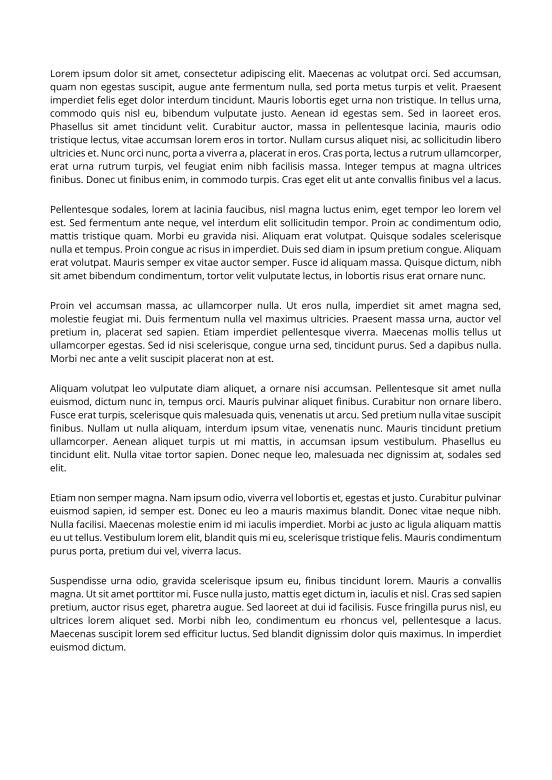
#> input picture task-B/project-files-B/001.png, 1654 x 2339 px, found by its file name (shown at 1/3 size)
$ python task-B.py
#> lines starting #> are read from the running program, lines starting #| are printed output that depends on the picture; after the words box and inside, x2 and y2 are one past the last pixel; in counts of white or black regions, pixels touching at a corner belong together
import cv2
import numpy as np

# Removes table regions from a binary image based on pixel density analysis
def remove_table(binary_image, table_density_threshold=0.8):
    height, width = binary_image.shape

    # Count white pixels in each row to identify dense regions (likely tables)
    horizontal_histogram = np.sum(binary_image == 255, axis=1)

    # Identify rows that exceed the density threshold (probable table rows)
    table_rows = np.where(horizontal_histogram > table_density_threshold * width)[0]

    # Create a mask marking table regions
    table_mask = np.zeros_like(binary_image)
    if len(table_rows) > 0:
        # Mark the entire region between first and last table row
        table_mask[table_rows.min():table_rows.max(), :] = 255

    # Remove table regions from the original image
    non_table_image = cv2.bitwise_and(binary_image, cv2.bitwise_not(table_mask))
    return non_table_image, table_mask

# Detects text columns in a binary image based on vertical whitespace
def column_detection(binary_image, min_column_width=50):
    # Count white pixels in each column
    vertical_histogram = np.sum(binary_image == 255, axis=0)

    # Find completely empty vertical spaces (potential column separators)
    column_gaps = np.where(vertical_histogram == 0)[0]

    # Identify column boundaries based on gaps
    column_boundaries = []
    prev_gap = 0
    for gap in column_gaps:
        if gap - prev_gap > min_column_width:  # Ensure minimum column width
            column_boundaries.append((prev_gap, gap))
        prev_gap = gap

    # Add the last column if it extends to the image edge
    if prev_gap < binary_image.shape[1]:
        column_boundaries.append((prev_gap, binary_image.shape[1]))
    return column_boundaries

# Detects paragraphs within a column by analyzing vertical spacing between text lines
def paragraph_detection(column_image, max_gap=30, table_mask=None):
    height, _ = column_image.shape
    # Count white pixels in each row to find text lines
    horizontal_histogram = np.sum(column_image == 255, axis=1)
    text_rows = np.where(horizontal_histogram > 0)[0]
    # Group text rows into paragraphs based on vertical gaps
    paragraphs = []
    current_paragraph = []

    # Build paragraphs by analyzing gaps between consecutive text rows
    for i in range(len(text_rows)):
        if not current_paragraph:
            current_paragraph.append(text_rows[i])
        else:
            gap = text_rows[i] - text_rows[i - 1]
            # If lines close enough to be in same paragraph
            if gap <= max_gap:
                current_paragraph.append(text_rows[i])
            # Gap too large, start new paragraph
            else:
                paragraphs.append(current_paragraph)
                current_paragraph = [text_rows[i]]

    # Refine paragraph boundaries and filter out table regions
    if current_paragraph:
        paragraphs.append(current_paragraph)
    refined_paragraphs = []
    for paragraph in paragraphs:
        top = paragraph[0]
        bottom = paragraph[-1]
        # Skip paragraphs that intersect with tables
        if table_mask is not None:
            table_intersection = np.any(table_mask[max(0, top - 30):min(height, bottom + 30), :] == 255)
            if table_intersection:
                continue

        # Add padding to paragraph boundaries
        refined_paragraphs.append((max(0, top - 30), min(height, bottom + 30)))
    return refined_paragraphs

# Main function to process multiple images, detecting and extracting paragraphs from columns.
def extract_paragraphs(image_paths, output_dir="task-B/paragraphs"):
#> called with output_dir = 'task-B/paragraphs'
    for image_path in image_paths:
        base_name = image_path.split('/')[-1].split('.')[0]

        # Load and binarize the image
        image = cv2.imread(image_path, cv2.IMREAD_GRAYSCALE)
#> image is the input picture: shape (2339, 1654); min 0, max 255, mean 239.1
        if image is None:
            print(f"Could not read the image at {image_path}")
            continue

        # Convert to binary image (white text on black background)
        _, binary_image = cv2.threshold(image, 127, 255, cv2.THRESH_BINARY_INV)
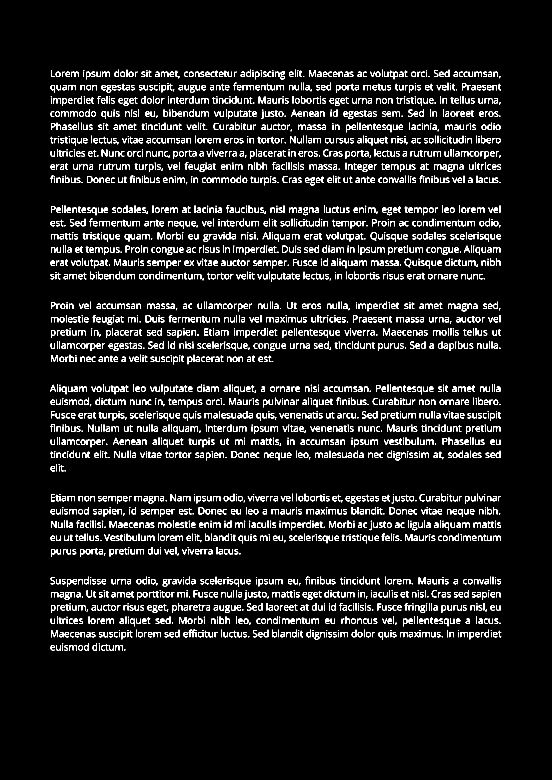
#> binary_image: shape (2339, 1654) (shown at 1/3 size); 6% white in thin lines or dots, all inside (x1, y1, x2, y2) = (150, 209, 1504, 1952)

        # Remove table regions
        non_table_image, table_mask = remove_table(binary_image)
#> in remove_table, `horizontal_histogram = np.sum(binary_image == 255, axis=1)`: horizontal_histogram = 2339 values, max 704 at index 1897, min 0 at index 0, mean 99.68
#> in remove_table, `table_rows = np.where(horizontal_histogram > table_density_threshold *..`: table_rows = empty array
#> in remove_table, `non_table_image = cv2.bitwise_and(binary_image, cv2.bitwise_not(table_..`: table_mask: shape (2339, 1654); every value is 0

        # Detect columns in the image
        column_boundaries = column_detection(non_table_image)
#> in column_detection, `vertical_histogram = np.sum(binary_image == 255, axis=0)`: vertical_histogram = 1654 values, max 613 at index 153, min 0 at index 0, mean 141
#> in column_detection, `column_gaps = np.where(vertical_histogram == 0)[0]`: column_gaps = 300 values from 0 to 1653
#> after the loop in column_detection, `for gap in column_gaps:`: column_boundaries = [(149, 1504)]
#> column_boundaries = [(149, 1504), (1653, 1654)]

        # Process each detected column
        for col_index, (start_col, end_col) in enumerate(column_boundaries):
            # Extract column with padding
            column_image = non_table_image[:, max(0, start_col - 30):min(non_table_image.shape[1], end_col + 30)]

            # Detect paragraphs within the column
            paragraphs = paragraph_detection(column_image, table_mask=table_mask[:, start_col - 30:end_col + 30])

            # Process each paragraph in the column
            for index, (top, bottom) in enumerate(paragraphs):
                cropped_paragraph = column_image[top:bottom, :]
                paragraph_height, paragraph_width = cropped_paragraph.shape

                # Ignore paragraphs that appear to be tables
                horizontal_histogram = np.sum(cropped_paragraph == 255, axis=1)
                table_row_indices = np.where(horizontal_histogram > 0.8 * paragraph_width)[0]
                if len(table_row_indices) > 0:
                    continue

                # Special handling for very large paragraphs 700x700 (potentially consist of more than one paragraphs)
                if paragraph_height > 700 and paragraph_width > 700:
                    # Detect columns in the large paragraph
                    paragraph_columns = column_detection(cropped_paragraph)
                    # Process each detected sub-columns
                    for sub_col_index, (sub_start_col, sub_end_col) in enumerate(paragraph_columns):
                        sub_column_image = cropped_paragraph[:, max(0, sub_start_col - 30):min(paragraph_width, sub_end_col + 30)]
                        # Detect paragraphs within the sub-column
                        sub_paragraphs = paragraph_detection(sub_column_image)
                        # Process each paragraph in the sub-column
                        for sub_index, (sub_top, sub_bottom) in enumerate(sub_paragraphs):
                            sub_cropped_paragraph = sub_column_image[sub_top:sub_bottom, :]
                            # Ignore very small paragraphs 40x40 (probably just a full stop image)
                            if sub_cropped_paragraph.shape[0] < 40 or sub_cropped_paragraph.shape[1] < 40:
                                continue

                            # Invert colors for output (black text on white background)
                            sub_cropped_paragraph = cv2.bitwise_not(sub_cropped_paragraph)
                            output_path = f"{output_dir}/{base_name}_column_{sub_col_index + 1}_paragraph_{sub_index + 1}.png"
                            cv2.imwrite(output_path, sub_cropped_paragraph)
                else:
                    # Process normal-sized paragraphs (paragraphs smaller than 700x700)
                    cropped_paragraph = cv2.bitwise_not(cropped_paragraph)
                    output_path = f"{output_dir}/{base_name}_column_{col_index + 1}_paragraph_{index + 1}.png"
                    cv2.imwrite(output_path, cropped_paragraph)
#> this loop made 2 passes
#> (col_index, start_col, end_col) on passes 1 to 2: (0, 149, 1504), (1, 1653, 1654)
#> pass 1, in extract_paragraphs, `column_image = non_table_image[:, max(0, start_col - 30):min(non_table..`:
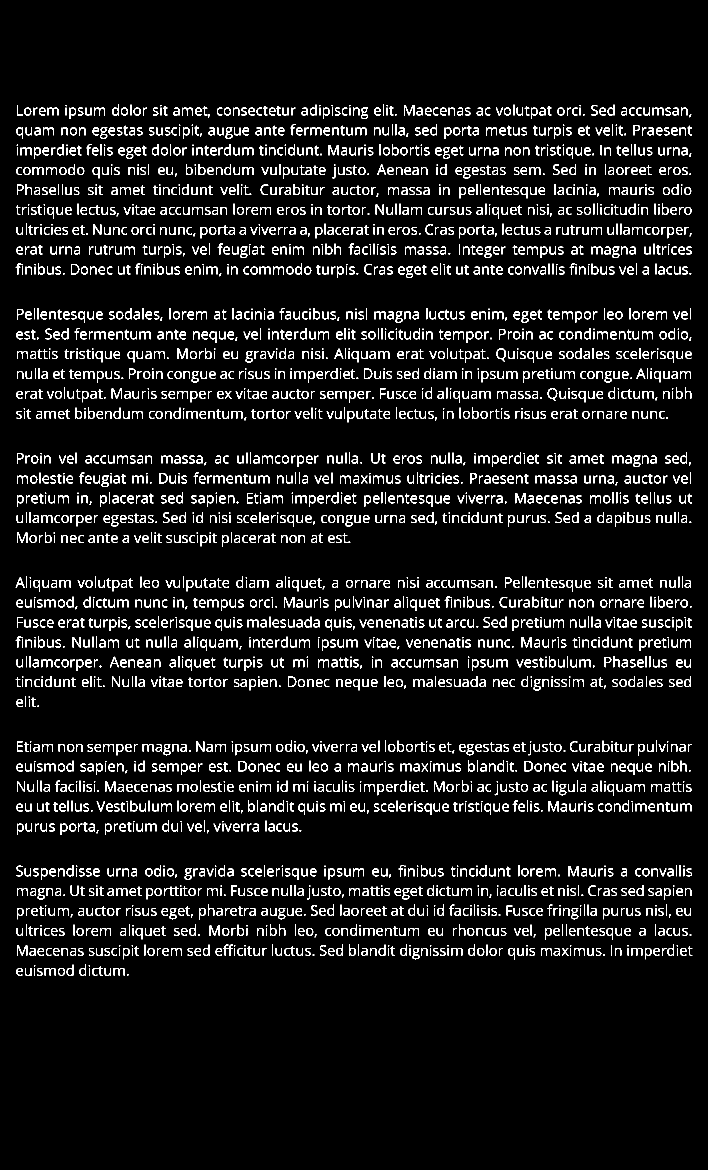
#> column_image: shape (2339, 1415) (shown at 1/2 size); 7% white in thin lines or dots, all inside (x1, y1, x2, y2) = (31, 209, 1385, 1952)
#> pass 1, in extract_paragraphs, `cv2.imwrite(output_path, cropped_paragraph)`:
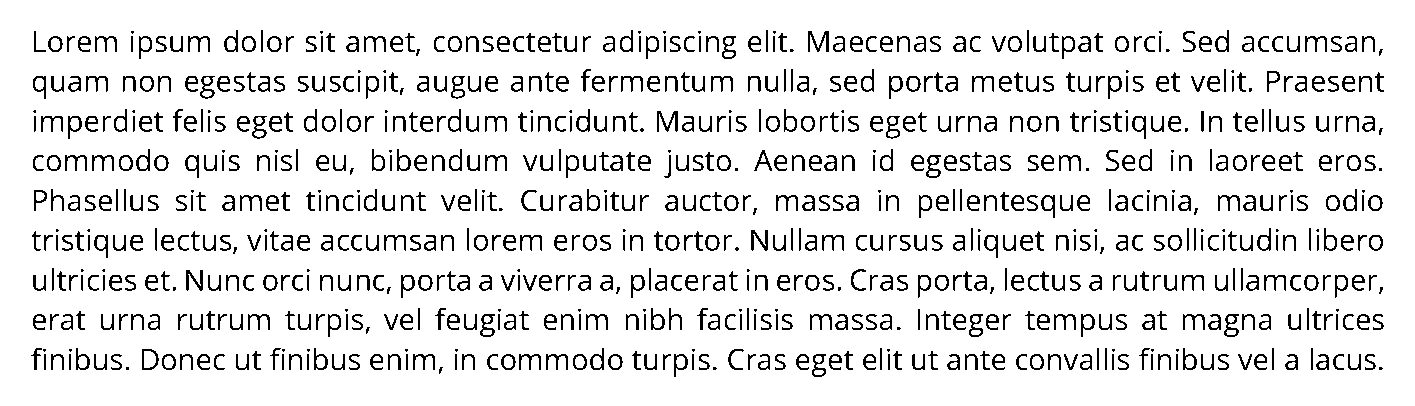
#> saved as 001_column_1_paragraph_1.png: shape (406, 1415); 89.7% white; black in thin lines or dots, all inside (x1, y1, x2, y2) = (31, 30, 1384, 377)
#> pass 1, in extract_paragraphs, `cv2.imwrite(output_path, cropped_paragraph)`:
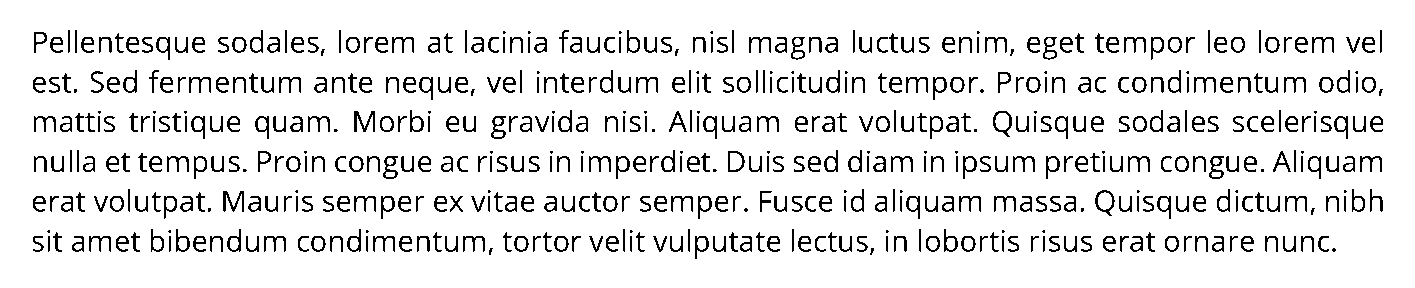
#> saved as 001_column_1_paragraph_2.png: shape (288, 1415); 90.2% white; black in thin lines or dots, all inside (x1, y1, x2, y2) = (33, 30, 1383, 259)
#> pass 1, in extract_paragraphs, `cv2.imwrite(output_path, cropped_paragraph)`:
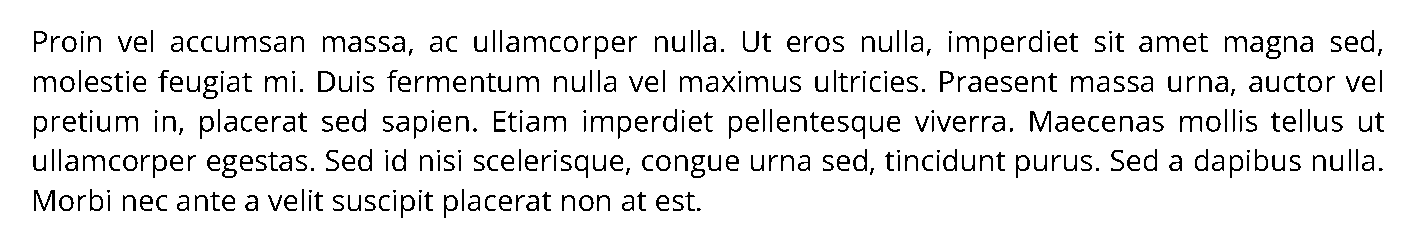
#> saved as 001_column_1_paragraph_3.png: shape (247, 1415); 91.6% white; black in thin lines or dots, all inside (x1, y1, x2, y2) = (33, 30, 1384, 218)
#> after the loop:
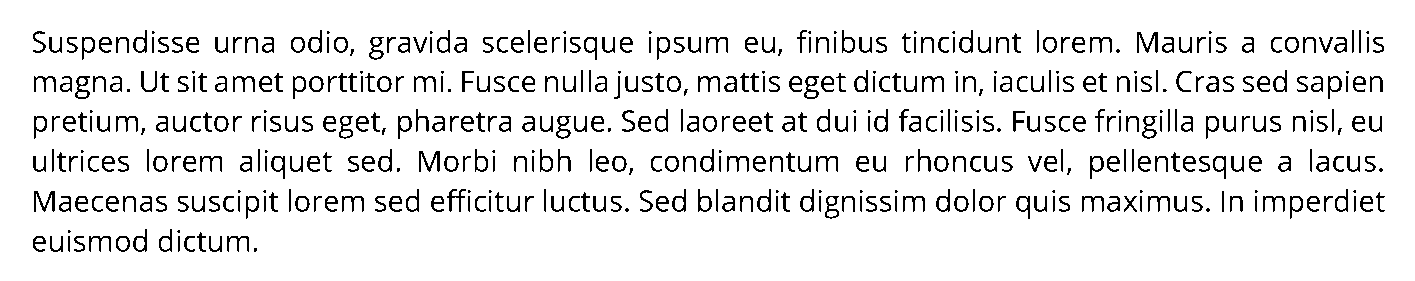
#> cropped_paragraph: shape (281, 1415); 91.3% white; black in thin lines or dots, all inside (x1, y1, x2, y2) = (33, 30, 1385, 252)
        # Print which image have how many columns detected
        print(f"Processed {base_name} with {len(column_boundaries) - 1} columns detected.")
#| Processed 001 with 1 columns detected.
#> pass 2 of the loop in extract_paragraphs, `for image_path in image_paths:`:
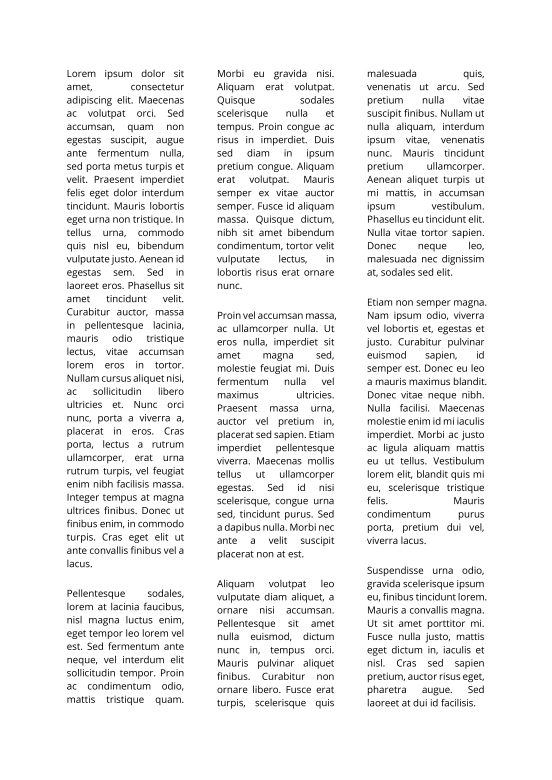
#> input picture task-B/project-files-B/002.png, 1654 x 2339 px, found by its file name (shown at 1/3 size)
#> in extract_paragraphs, image is the input picture: shape (2339, 1654); min 0, max 255, mean 240.2
#> in extract_paragraphs, `_, binary_image = cv2.threshold(image, 127, 255, cv2.THRESH_BINARY_INV)`:
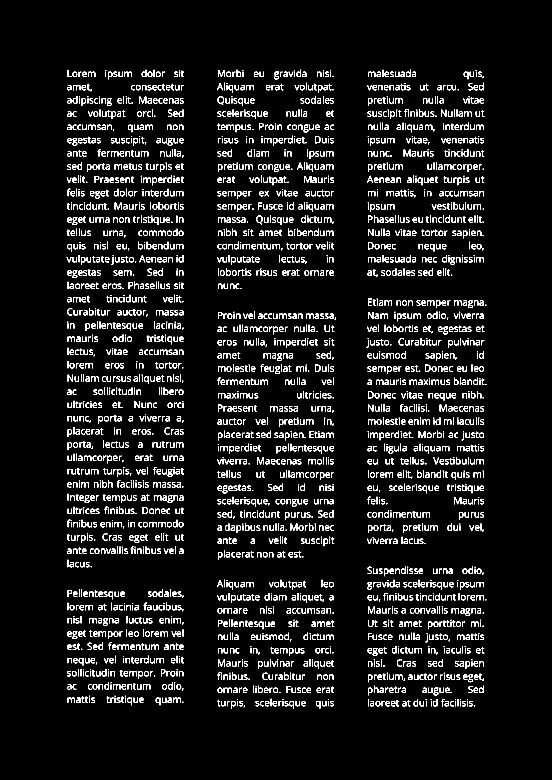
#> binary_image: shape (2339, 1654) (shown at 1/3 size); 5.6% white in thin lines or dots, all inside (x1, y1, x2, y2) = (200, 209, 1459, 2126)
#> in extract_paragraphs, `column_boundaries = column_detection(non_table_image)`: column_boundaries = [(199, 552), (650, 1003), (1098, 1453), (1653, 1654)]
#> the loop in extract_paragraphs, `for col_index, (start_col, end_col) in enumerate(column_boundaries):` made 4 passes
#> (start_col, end_col) on passes 1 to 3: (199, 552), (650, 1003), (1098, 1453)
#> after the loop in extract_paragraphs, `for col_index, (start_col, end_col) in enumerate(column_boundaries):`:
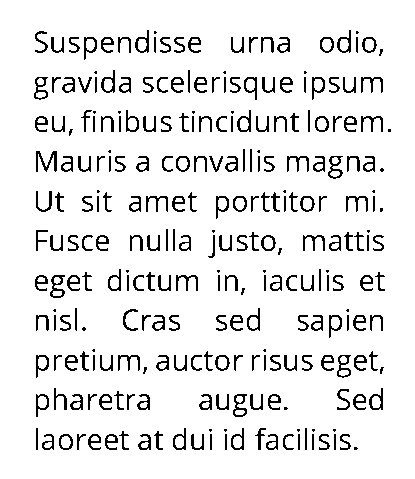
#> cropped_paragraph: shape (479, 415); 90.9% white; black in thin lines or dots, all inside (x1, y1, x2, y2) = (34, 30, 391, 450)
#| Processed 002 with 3 columns detected.
#> pass 3 of the loop in extract_paragraphs, `for image_path in image_paths:`:
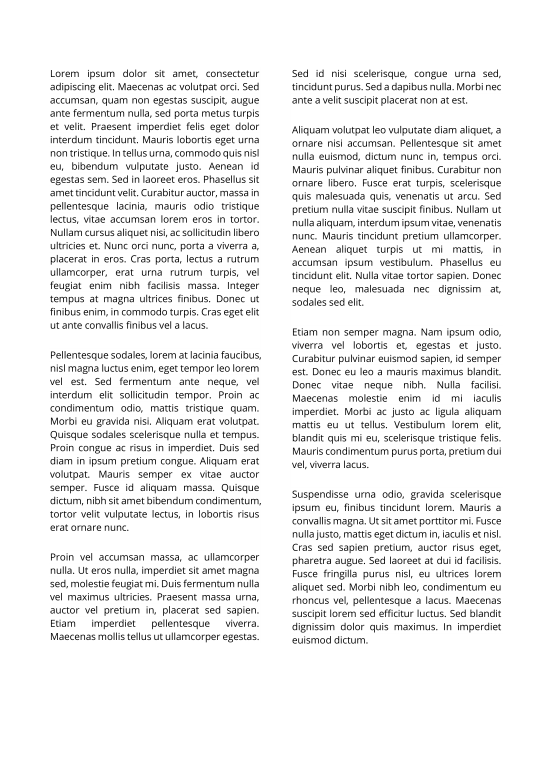
#> input picture task-B/project-files-B/003.png, 1654 x 2339 px, found by its file name (shown at 1/3 size)
#> in extract_paragraphs, image is the input picture: shape (2339, 1654); min 0, max 255, mean 239.1
#> in extract_paragraphs, `_, binary_image = cv2.threshold(image, 127, 255, cv2.THRESH_BINARY_INV)`:
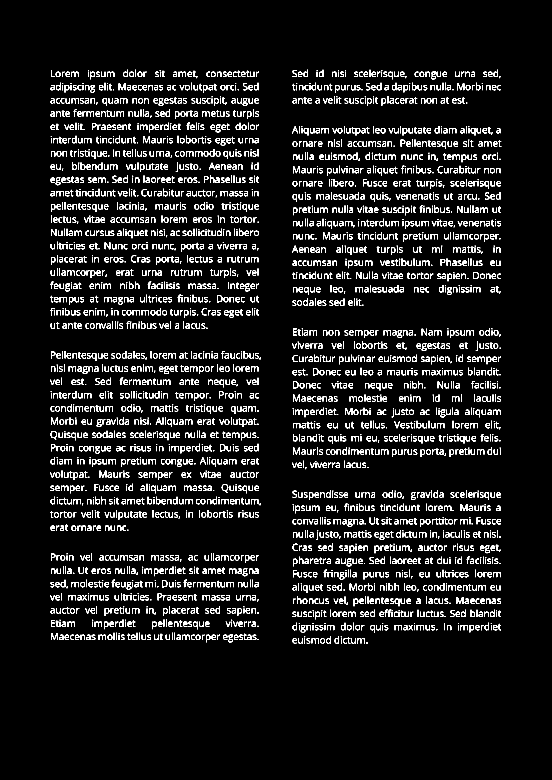
#> binary_image: shape (2339, 1654) (shown at 1/3 size); 6% white in thin lines or dots, all inside (x1, y1, x2, y2) = (150, 209, 1504, 1931)
#> in extract_paragraphs, `column_boundaries = column_detection(non_table_image)`: column_boundaries = [(149, 777), (875, 1504), (1653, 1654)]
#> the loop in extract_paragraphs, `for col_index, (start_col, end_col) in enumerate(column_boundaries):` made 3 passes
#> (start_col, end_col) on passes 1 to 2: (149, 777), (875, 1504)
#> after the loop in extract_paragraphs, `for col_index, (start_col, end_col) in enumerate(column_boundaries):`:
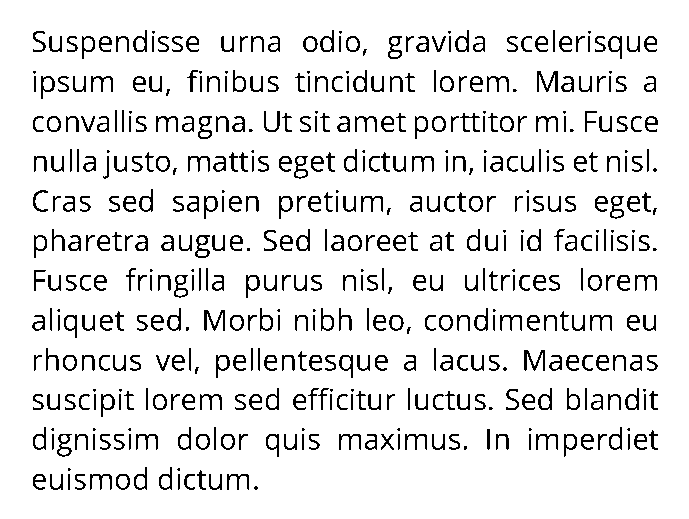
#> cropped_paragraph: shape (519, 689); 90.4% white; black in thin lines or dots, all inside (x1, y1, x2, y2) = (32, 30, 658, 490)
#| Processed 003 with 2 columns detected.
#> the loop made 8 passes; the first 3 are shown

# Process images
def process_images(output_dir="task-B/paragraphs"):
    image_paths = [
        "task-B/project-files-B/001.png",
        "task-B/project-files-B/002.png",
        "task-B/project-files-B/003.png",
        "task-B/project-files-B/004.png",
        "task-B/project-files-B/005.png",
        "task-B/project-files-B/006.png",
        "task-B/project-files-B/007.png",
        "task-B/project-files-B/008.png"
        ]
    extract_paragraphs(image_paths, output_dir)

# Run the main function to process images and extract paragraphs from columns
process_images()
